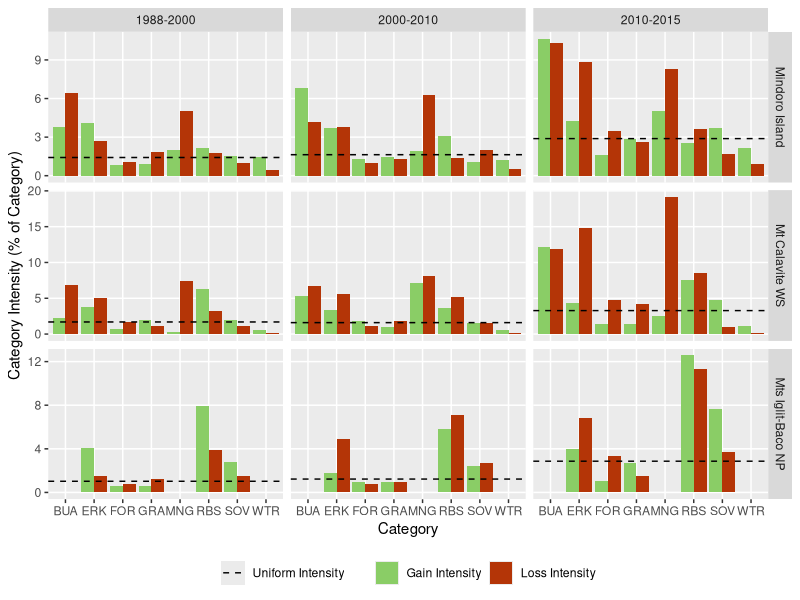

Here is the R script that generated this plot:
# Script Description --------------------
# This R script generates barplots using ggplot2 package to visualise the category level
# intensity analysis of changes in Mindoro Island, Philippines derived from land cover
# classification of Landsat data for three time-intervals: 1988-2000, 2000-2010, and
# 2010-2015. Intensity analysis was calculated using an Excel spreadsheet with a VBA macro
# (see https://sites.google.com/site/intensityanalysis/). The domain of analysis is
# Mindoro Island. 
#
# Script By:      Jose Don T De Alban
# Date Created:   13 Mar 2018
# Last Modified:  17 Aug 2019

# Set Working Directory -------------------
setwd("/Users/dondealban/Dropbox/Research/Mindoro/intensity analysis/")

# Load Libraries --------------------------
library(tidyverse)
library(readxl)

# Read Input Data -------------------------

# Read interval level XLSX data file, convert to data frame, and store into variable
dfMINDRg <- as.data.frame(read_excel("Category_Level_Intensity_Analysis_ALL.xlsx", sheet="Gain_Mindoro"))
dfMINDRl <- as.data.frame(read_excel("Category_Level_Intensity_Analysis_ALL.xlsx", sheet="Loss_Mindoro"))
dfMCWSg  <- as.data.frame(read_excel("Category_Level_Intensity_Analysis_ALL.xlsx", sheet="Gain_MCWS"))
dfMCWSl  <- as.data.frame(read_excel("Category_Level_Intensity_Analysis_ALL.xlsx", sheet="Loss_MCWS"))
dfMIBNPg <- as.data.frame(read_excel("Category_Level_Intensity_Analysis_ALL.xlsx", sheet="Gain_MIBNP"))
dfMIBNPl <- as.data.frame(read_excel("Category_Level_Intensity_Analysis_ALL.xlsx", sheet="Loss_MIBNP"))

# Clean and Subset Data -------------------

# 1. Select columns: include all columns except Category ID
subMINDRg <- subset(dfMINDRg, select=c(1,3:11))
subMINDRl <- subset(dfMINDRl, select=c(1,3:11))
subMCWSg  <- subset(dfMCWSg, select=c(1,3:11))
subMCWSl  <- subset(dfMCWSl, select=c(1,3:11))
subMIBNPg <- subset(dfMIBNPg, select=c(1,3:11)) 
subMIBNPl <- subset(dfMIBNPl, select=c(1,3:11))

# *Remove classes: MNG, BUA, WTR for this domain of analysis
# Mts Iglit-Baco National Park
remove.list1 <- paste(c("MNG","BUA","WTR"), collapse='|')
subMIBNPg <- subMIBNPg %>% filter(!grepl(remove.list1, subMIBNPg$Category_Name))
subMIBNPl <- subMIBNPl %>% filter(!grepl(remove.list1, subMIBNPl$Category_Name))

# 2. Add Change Type column
# Mindoro Island
type1a <- rep("Gain", nrow(subMINDRg))
type2a <- rep("Loss", nrow(subMINDRl))
site1a <- rep("Mindoro Island", nrow(subMINDRg))
site2a <- rep("Mindoro Island", nrow(subMINDRl))
subMINDRg <- cbind(subMINDRg, type1a, site1a)
subMINDRl <- cbind(subMINDRl, type2a, site2a)
# Mt Calavite Wildlife Sanctuary
type1b <- rep("Gain", nrow(subMCWSg))
type2b <- rep("Loss", nrow(subMCWSl))
site1b <- rep("Mt Calavite WS", nrow(subMCWSg))
site2b <- rep("Mt Calavite WS", nrow(subMCWSl))
subMCWSg <- cbind(subMCWSg, type1b, site1b)
subMCWSl <- cbind(subMCWSl, type2b, site2b)
# Mts Iglit-Baco National Park
type1c <- rep("Gain", nrow(subMIBNPg))
type2c <- rep("Loss", nrow(subMIBNPl))
site1c <- rep("Mts Iglit-Baco NP", nrow(subMIBNPg))
site2c <- rep("Mts Iglit-Baco NP", nrow(subMIBNPl))
subMIBNPg <- cbind(subMIBNPg, type1c, site1c)
subMIBNPl <- cbind(subMIBNPl, type2c, site2c)

# 3. Reorder columns before renaming
subMINDRg <- subMINDRg[,c(1:2,11,12,3:10)]
subMINDRl <- subMINDRl[,c(1:2,11,12,3:10)]
subMCWSg  <- subMCWSg[,c(1:2,11,12,3:10)]
subMCWSl  <- subMCWSl[,c(1:2,11,12,3:10)]
subMIBNPg <- subMIBNPg[,c(1:2,11,12,3:10)]
subMIBNPl <- subMIBNPl[,c(1:2,11,12,3:10)]

# 4. Change column names for easier reference
# Note the following description of category level column names
# ColA - Years of Time Interval
# ColB - Category Name
# ColC - Change Type
# ColD - Study Area/Site
# ColE - Observed Annual Loss/Gain [number of elements]
# ColF - Loss/Gain Intensity [percent of t1/t2 category]
# ColG - Uniform Intensity [percent of interval domain]
# ColH - Uniform Annual Loss/Gain [number of elements]
# ColI - Hypothesized Annual Error [number of elements]
# ColJ - Commission Intensity [percent of t1/t2 category]
# ColK - Omission Intensity [percent of t1/t2 category]
# ColL - Hypothesized t1/t2 Error [percent of interval domain]

list <- c("ColA","ColB","ColC","ColD","ColE","ColF","ColG","ColH","ColI","ColJ","ColK","ColL")
colnames(subMINDRg) <- c(list)
colnames(subMINDRl) <- c(list)
colnames(subMCWSg)  <- c(list)
colnames(subMCWSl)  <- c(list)
colnames(subMIBNPg) <- c(list)
colnames(subMIBNPl) <- c(list)

# 6. Combine separate Loss and Gain datasets into one dataframe
catALL <- rbind(subMINDRg, subMINDRl, subMCWSg, subMCWSl, subMIBNPg, subMIBNPl)

# 7. Replace "Undefined" cells as 0 and convert ColF and ColK to numeric data types
catALL <- transform(catALL, ColF = as.numeric(ColF), ColK = as.numeric(ColK))

# Generate Plots ------------------------

# Plot 1: Gain and Loss Intensities only
plotCAT <- ggplot() + geom_bar(data=catALL, aes(x=ColB, y=ColF, fill=ColC), stat="identity", position=position_dodge())
plotCAT <- plotCAT  + geom_hline(data=catALL, aes(yintercept=ColG, colour="#000000"), linetype="dashed") # Uniform line
plotCAT <- plotCAT  + facet_grid(ColD ~ ColA, scales="free_y")
plotCAT <- plotCAT  + labs(x="Category", y="Category Intensity (% of Category)")
plotCAT <- plotCAT  + scale_fill_manual(values=c("#8acd66","#b43507"), labels=c("Gain Intensity","Loss Intensity"))
plotCAT <- plotCAT  + scale_colour_manual(values=c("#000000"), labels=c("Uniform Intensity"))
plotCAT <- plotCAT  + theme(panel.grid.minor=element_blank())
plotCAT <- plotCAT  + theme(legend.position="bottom", legend.box="horizontal", legend.title=element_blank())

# Save Outputs --------------------------

# Output boxplots to a PDF file
ggsave(plotCAT, file="Category-Level-Intensity-Analysis_Mindoro.pdf", width=25, height=20, units="cm", dpi=300)
